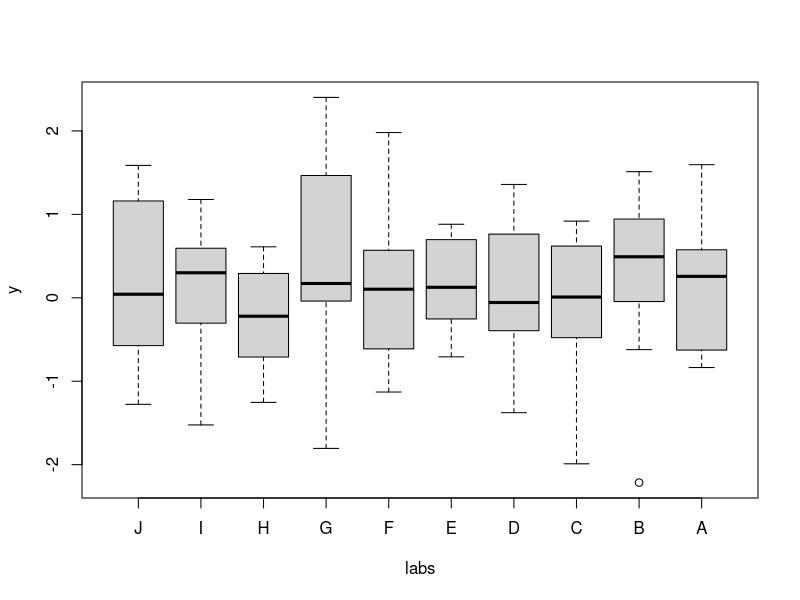

Generate this figure with R:
# how to order a boxplot

# generate some dummy data
set.seed(1)
y <- rnorm(100)
labs <- rep(LETTERS[1:10], each = 10)
dat <- data.frame(y, labs)

# reverse the order of the levels
dat$labs <- factor(dat$labs, levels = LETTERS[10:1])
boxplot(y ~ labs, data = dat)
